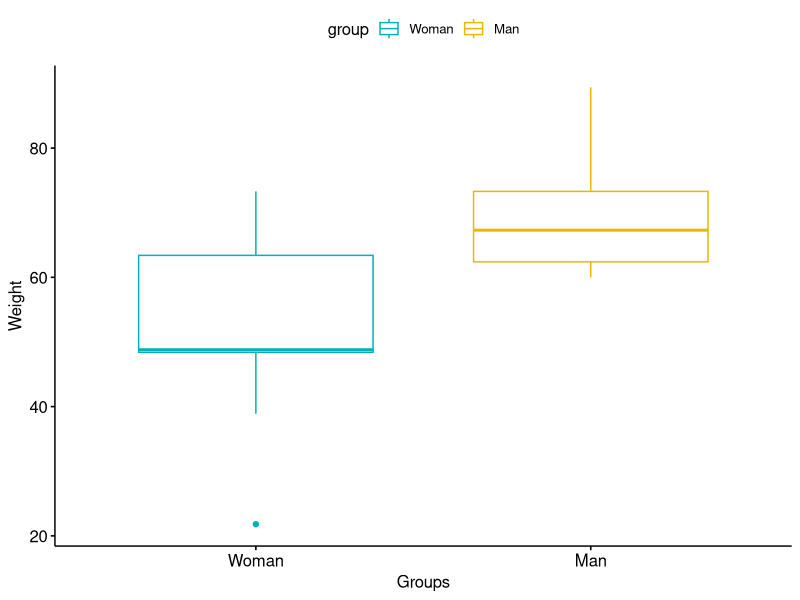

Generate this figure with R:
## ---- chunk 1
    # Data in two numeric vectors
    women_weight <- c(38.9, 61.2, 73.3, 21.8, 63.4, 64.6, 48.4, 48.8, 48.5)
    men_weight <- c(67.8, 60, 63.4, 76, 89.4, 73.3, 67.3, 61.3, 62.4)
    
    # Create a data frame
    ( my_data <- data.frame( 
                    group = rep(c("Woman", "Man"), each = 9),
                    weight = c(women_weight,  men_weight)
                  ) )
## ---- chunk 2
    # Print all data

    #library(knitr, quietly = TRUE)
    #kable(x = my_data, caption = 'All Data displayed :')

    print(my_data)
## ---- chunk 3
    library(dplyr, quietly = TRUE)

    group_by(my_data, group) %>%
      summarise(
        count = n(),
        mean = mean(weight, na.rm = TRUE),
        sd = sd(weight, na.rm = TRUE)
      )
## ---- chunk 4
    # Plot weight by group and color by group
    library("ggpubr")

    ggboxplot(my_data, x = "group", y = "weight", 
              color = "group", palette = c("#00AFBB", "#E7B800"),
            ylab = "Weight", xlab = "Groups")
## ---- chunk 5
    # Shapiro-Wilk normality test for Men's weights
    with(my_data, shapiro.test(weight[group == "Man"]))# p = 0.1

    # Shapiro-Wilk normality test for Women's weights
    with(my_data, shapiro.test(weight[group == "Woman"])) # p = 0.6
## ---- chunk 6
    ( res.ftest <- var.test(weight ~ group, data = my_data) )
## ---- chunk 7
    # Compute t-test
    ( res <- t.test(women_weight, men_weight, var.equal = TRUE) )
## ---- chunk 8
    # Compute t-test
    ( res <- t.test(weight ~ group, data = my_data, var.equal = TRUE) )
## ---- chunk 9
    t.test(weight ~ group, data = my_data, var.equal = TRUE, alternative = "less")
## ---- chunk 10
    t.test(weight ~ group, data = my_data, var.equal = TRUE, alternative = "greater")
## ---- chunk 11
    # printing the p-value
    res$p.value

    # printing the mean
    res$estimate
    
    # printing the confidence interval
    res$conf.int
